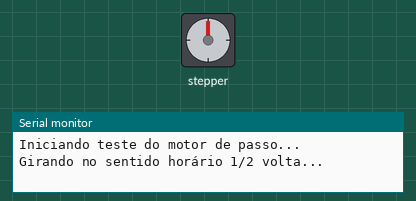
This sketch was run on a simulated ESP32. Shown: stepper motor, the last lines printed to the serial monitor. Stepper angles assume 2048 steps per turn.

Above: at 0.05 s.
At 1.95 s:
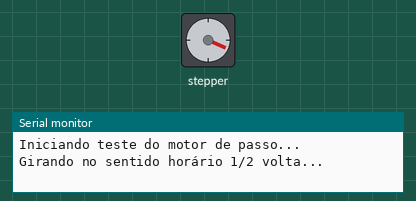
At 3.9 s:
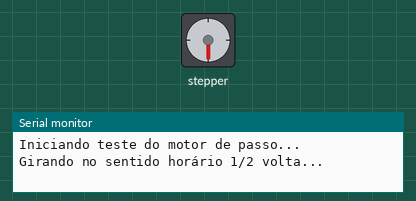
At 7.75 s:
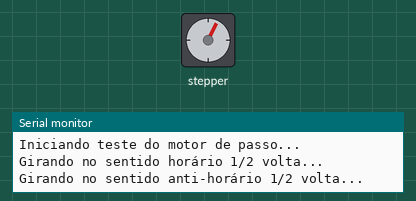
Timing chart, 0 to 13.0 s (numbered marks = the images above):
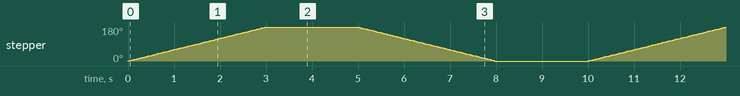

The sketch:

MotorDePasso.ino
```cpp
/*
  TESTE DO MOTOR DE PASSO 28BYJ-48 COM ESP32
  Grupo: Matheus Muller, Germano Lagana, Vinicius Padilha
  Objetivo: Verificar o funcionamento do motor de passo utilizando as portas digitais do ESP32.

  OBS: Certifique-se de que os fios do driver ULN2003 estão corretamente conectados às portas digitais indicadas.
*/

#include <Stepper.h>

// Define o número de passos por volta do motor (para o 28BYJ-48 com redutor: 2048 passos)
#define PASSOS_POR_REVOLUCAO 2048

// Define os pinos conectados ao driver do motor (ULN2003)
#define IN1 25
#define IN2 26
#define IN3 27
#define IN4 14

// Cria o objeto do motor de passo com os pinos definidos
Stepper motor(PASSOS_POR_REVOLUCAO, IN1, IN3, IN2, IN4);

void setup() {
  // Inicia a comunicação serial para feedback no monitor
  Serial.begin(115200);
  Serial.println("Iniciando teste do motor de passo...");

  // Define a velocidade do motor (em rotações por minuto)
  motor.setSpeed(10);
}

void loop() {
  Serial.println("Girando no sentido horário 1/2 volta...");
  motor.step(PASSOS_POR_REVOLUCAO / 2); // Gira 1024 passos (meia volta)
  delay(2000);

  Serial.println("Girando no sentido anti-horário 1/2 volta...");
  motor.step(-PASSOS_POR_REVOLUCAO / 2); // Gira -1024 passos (meia volta)
  delay(2000);
}
```

Measured:
- by itself, stepper: turns 180° clockwise in 3.0 s, then 180° counter-clockwise in 3.0 s, repeating every 10.0 s
